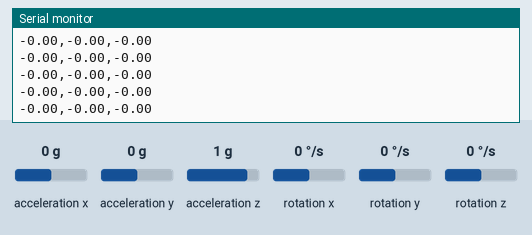
This sketch was run on a simulated Arduino Uno, built with avr-gcc and run on an emulated ATmega328P. On the bench: the last lines printed to the serial monitor. Wiring (inferred from the names in the program): MPU-6050 motion sensor at I2C address 0x68. Inputs (shaded band) come from the test bench; at power-on: acceleration x 0 g, rotation x 0 °/s, acceleration y 0 g, acceleration z 1 g, rotation y 0 °/s, rotation z 0 °/s.

Above: at 1.2 s.
1.3 s: acceleration x set to -1.4 g
At 2.3 s:
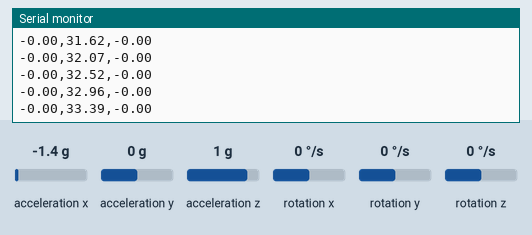
4.3 s: rotation x set to -192 °/s
At 5.1 s:
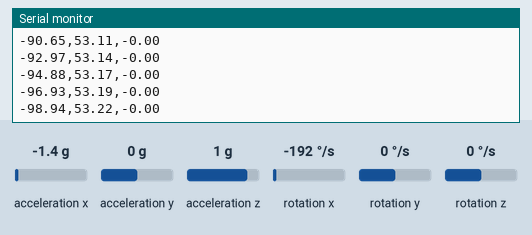
7.3 s: acceleration y set to -1.4 g
At 8.3 s:
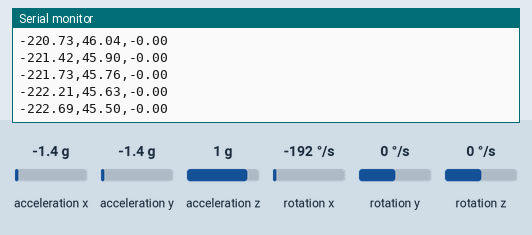
8.8 s: acceleration z set to -1.4 g
At 9.5 s:
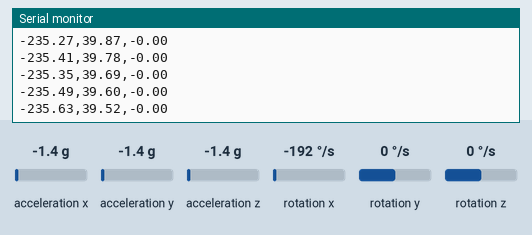
10.3 s: rotation y set to -192 °/s
At 11.3 s:
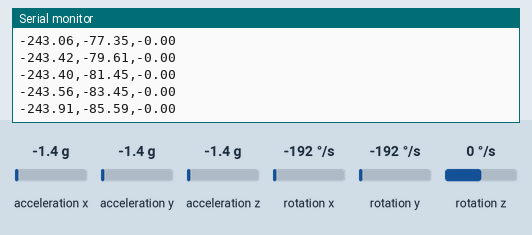
Timing chart, 0 to 12.8 s (numbered marks = the images above; inputs shaded):
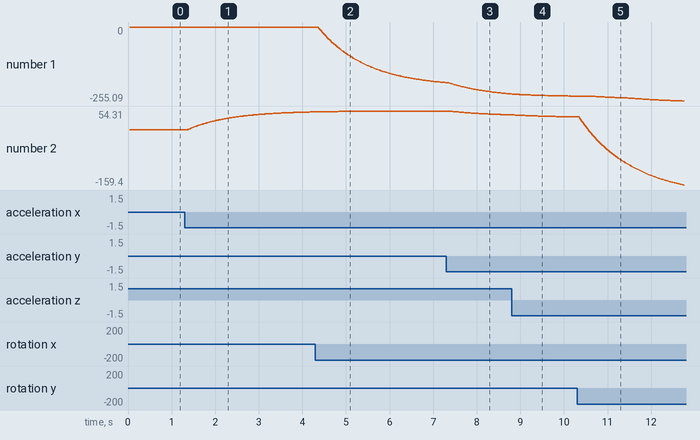

The sketch:

3D_Tracker.ino
```cpp
#include <Wire.h>

//Macro per gli indirizzi di inizializzazione I2C su MPU-6050
#define IMU_I2C_ADDRESS 0x68
#define BEGIN 0x3B
#define PWR_MGMT_1 0x6B
//Dal datasheet, per effettuare la conversione di dps a 1kHz, è necessario dividere il valore ottenuto con il seguente numero
#define GYRO_CONV 131

//Definizione di una struttura utile per lavorare con i registri dell'MPU-6050 e gestirne i valori
//La struttura è uguale a quella descritta sul datasheet
typedef union acc_gyro_union
{
  struct
  {
    uint8_t accX_h;
    uint8_t accX_l;
    uint8_t accY_h;
    uint8_t accY_l;
    uint8_t accZ_h;
    uint8_t accZ_l;
    uint8_t t_h;
    uint8_t t_l;
    uint8_t gyroX_h;
    uint8_t gyroX_l;
    uint8_t gyroY_h;
    uint8_t gyroY_l;
    uint8_t gyroZ_h;
    uint8_t gyroZ_l;
  } reg;
  struct
  {
    int accX;
    int accY;
    int accZ;
    int temperature;
    int gyroX;
    int gyroY;
    int gyroZ;
  } value;
};

//Dichiarazione variabili globali

float accX_offset, accY_offset, accZ_offset;
float gyroX_offset, gyroY_offset, gyroZ_offset;

float prev_roll, prev_pitch, prev_yaw;
unsigned long prev_time;

float lambda = 0.98;

// Prototipi fuzioni

void IMU_init(int);
void IMU_read(int, uint8_t, int);
void IMU_get_val(uint8_t *);

void setup() {

  Serial.begin(9600);
  Wire.begin();
  // Inizializzazione I2C, funzione di Wake-UP
  IMU_init(PWR_MGMT_1);
  calibrate(20);
}

void loop() {
  double dt;
  unsigned long curr_time;
  float roll, pitch, yaw;
  float accX_angle, accY_angle;
  float gyroX_angle, gyroY_angle, gyroZ_angle;

  acc_gyro_union acc_gyro;
  IMU_get_val((uint8_t *) &acc_gyro);

  curr_time = millis();
  dt = (curr_time - prev_time) / 1000.0;
  // Determinazione pulizia dato dall'offset
  float gyroX = (acc_gyro.value.gyroX - gyroX_offset)/ GYRO_CONV;
  float gyroY = (acc_gyro.value.gyroY - gyroY_offset)/ GYRO_CONV;
  float gyroZ = (acc_gyro.value.gyroZ - gyroZ_offset)/ GYRO_CONV;

  float accX = (acc_gyro.value.accX);
  float accY = (acc_gyro.value.accY);
  float accZ = (acc_gyro.value.accZ);

  // Determinazione angoli da giroscopio e da accelerometro, conversione in radianti
  accX_angle = atan(accY/sqrt(pow(accX, 2)+pow(accZ, 2)))*180/PI;
  accY_angle = atan(-1*accX/sqrt(pow(accY, 2)+pow(accZ, 2)))*180/PI;
  // Integrazione dati giroscopio
  gyroX_angle = gyroX*dt + prev_roll;
  gyroY_angle = gyroY*dt + prev_pitch;
  gyroZ_angle = gyroZ*dt + prev_yaw;

  // Applicazione del filtro complementare
  roll = lambda*(gyroX_angle) + (1.0 - lambda)*accX_angle;
  pitch = lambda*(gyroY_angle) + (1.0 - lambda)*accY_angle;
  yaw = lambda*(gyroZ_angle);

  //Aggiornamento dei dati
  prev_roll = roll;
  prev_pitch = pitch;
  prev_yaw = yaw;

  prev_time = curr_time;

  // Invio a seriale, per un totale di 12 byte. le virgole sono inserite come "identificativo" per la successiva separazione su JavaScript
  Serial.print(roll, 2);
  Serial.print(F(","));
  Serial.print(pitch, 2);
  Serial.print(F(","));
  Serial.print(yaw, 2);
  Serial.println();
}

// Funzione di inizializzazione della comunicazione con I2C
void IMU_init(int start){
  Wire.beginTransmission(IMU_I2C_ADDRESS);
  Wire.write(start);
  Wire.write(0);
  Wire.endTransmission(true);
}

//Funzione per la lettura dei registri relativi a giroscopio e accelerometro
void IMU_read(int start, uint8_t *buffer, int size){

  int i = 0;
  Wire.beginTransmission(IMU_I2C_ADDRESS);
  Wire.write(start);
  Wire.endTransmission(false);

  Wire.requestFrom(IMU_I2C_ADDRESS, size, true);
  while(Wire.available() && i < size){
    buffer[i++] = Wire.read();
  }

}

void IMU_get_val(uint8_t *buffer){

  acc_gyro_union* acc_gyro = (acc_gyro_union *) buffer;
  IMU_read(BEGIN, (uint8_t *)acc_gyro, sizeof(*acc_gyro));
  uint8_t s;
  //La funzione di Swap serve per invertire parte alta e bassa dei registri a 16bit (salvati in 2 da 8 bit).
  //Questo è necessario in quanto il MSB viene inserito per primo nel buffer
  #define SWAP(a,b) s = a; a = b; b = s;

  SWAP ((*acc_gyro).reg.accX_h, (*acc_gyro).reg.accX_l);
  SWAP ((*acc_gyro).reg.accY_h, (*acc_gyro).reg.accY_l);
  SWAP ((*acc_gyro).reg.accZ_h, (*acc_gyro).reg.accZ_l);
  SWAP ((*acc_gyro).reg.t_h, (*acc_gyro).reg.t_l);
  SWAP ((*acc_gyro).reg.gyroX_h, (*acc_gyro).reg.gyroX_l);
  SWAP ((*acc_gyro).reg.gyroY_h, (*acc_gyro).reg.gyroY_l);
  SWAP ((*acc_gyro).reg.gyroZ_h, (*acc_gyro).reg.gyroZ_l);

}

// Funzione per la calibrazione (determinazione dell'offset)
void calibrate(int sample){
  float accX, accY, accZ;
  float gyroX, gyroY, gyroZ;
  acc_gyro_union acc_gyro;

  IMU_get_val((uint8_t *) &acc_gyro);

  for(int i=0; i< sample; ++i){
    IMU_get_val((uint8_t *) &acc_gyro);
    accX += acc_gyro.value.accX;
    accY += acc_gyro.value.accY;
    accZ += acc_gyro.value.accZ;
    gyroX += acc_gyro.value.gyroX;
    gyroY += acc_gyro.value.gyroY;
    gyroZ += acc_gyro.value.gyroZ;
  }

  // Computo della media sul numero di sample prelevati
  accX_offset = accX / sample;
  accY_offset = accY / sample;
  accZ_offset = accZ / sample;
  gyroX_offset = gyroX / sample;
  gyroY_offset = gyroY / sample;
  gyroZ_offset = gyroZ / sample;

}
```

Measured:
- after the input at 1.3 s, the serial monitor: prints a new line after 0.09 s (image 1)
- plotted number 2: 0 → 51.78 after the input at 1.3 s
